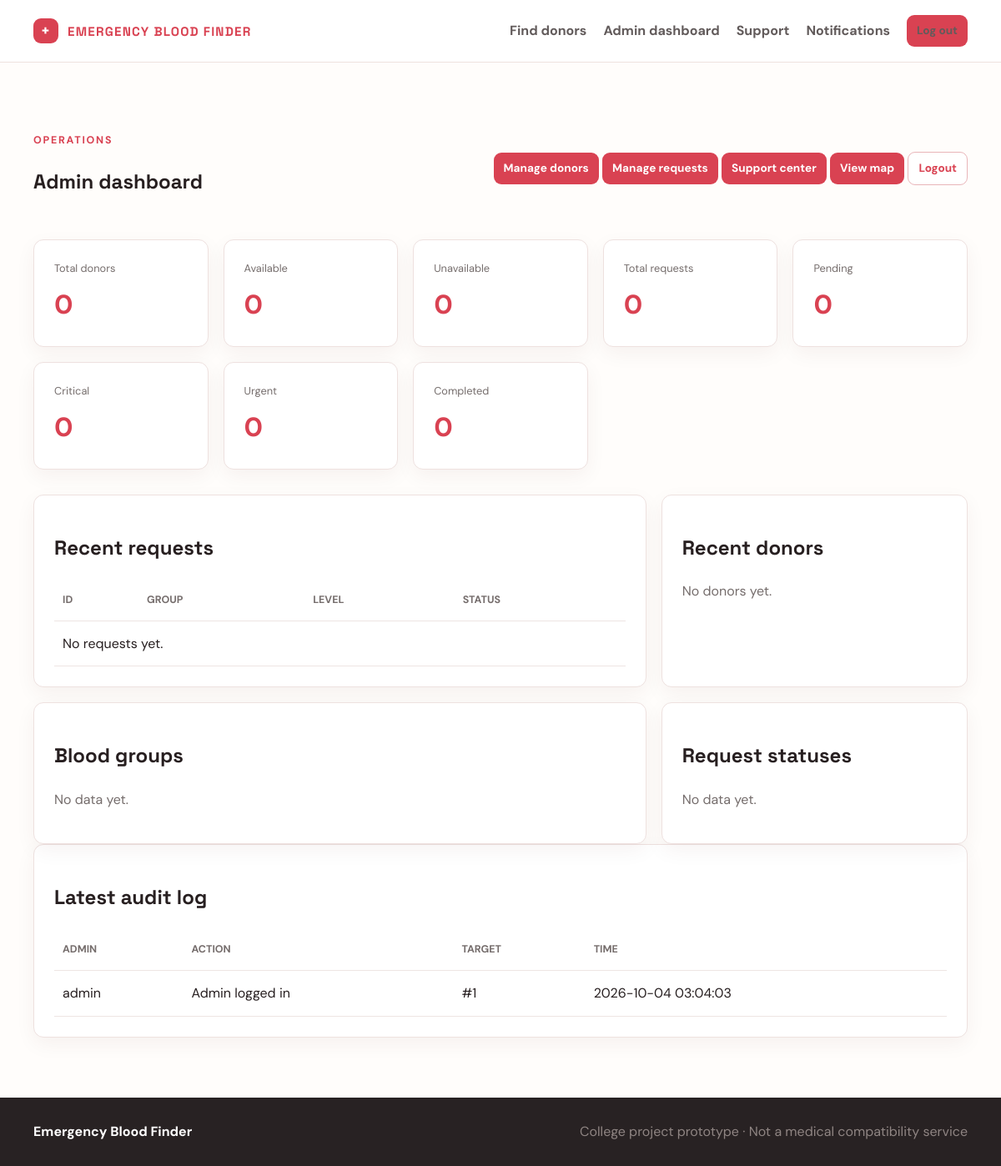
Page /admin (signed in) on the committed database.
### tables this page shows
CREATE TABLE admin_audit_logs (id INTEGER PRIMARY KEY AUTOINCREMENT, admin_id INTEGER NOT NULL, action TEXT NOT NULL, target_user_id INTEGER, details TEXT, created_at TEXT NOT NULL DEFAULT CURRENT_TIMESTAMP, FOREIGN KEY (admin_id) REFERENCES admin(id) ON DELETE CASCADE);

CREATE TABLE admin (id INTEGER PRIMARY KEY AUTOINCREMENT, username TEXT NOT NULL UNIQUE, password_hash TEXT NOT NULL, email TEXT NOT NULL);

### app.py (the view)
@app.get("/admin")
@admin_required
def admin_dashboard():
    connection = get_db_connection()
    refresh_expired(connection)
    stats = {
        "donors": connection.execute("SELECT COUNT(*) FROM users").fetchone()[0],
        "available": connection.execute("SELECT COUNT(*) FROM users WHERE available=1").fetchone()[0],
        "unavailable": connection.execute("SELECT COUNT(*) FROM users WHERE available=0").fetchone()[0],
        "requests": connection.execute("SELECT COUNT(*) FROM requests").fetchone()[0],
        "pending": connection.execute("SELECT COUNT(*) FROM requests WHERE status NOT IN ('Request Closed','Request Expired')").fetchone()[0],
        "critical": connection.execute("SELECT COUNT(*) FROM requests WHERE emergency='Critical' AND status NOT IN ('Request Closed','Request Expired')").fetchone()[0],
        "urgent": connection.execute("SELECT COUNT(*) FROM requests WHERE emergency='Urgent' AND status NOT IN ('Request Closed','Request Expired')").fetchone()[0],
        "completed": connection.execute("SELECT COUNT(*) FROM requests WHERE status='Request Closed'").fetchone()[0],
    }
    recent = connection.execute("SELECT * FROM requests ORDER BY created_at DESC LIMIT 8").fetchall()
    recent_donors = connection.execute("SELECT name, blood_group, city, created_at FROM users ORDER BY created_at DESC LIMIT 5").fetchall()
    blood_stats = connection.execute("SELECT blood_group, COUNT(*) AS total FROM users GROUP BY blood_group ORDER BY total DESC").fetchall()
    status_stats = connection.execute("SELECT status, COUNT(*) AS total FROM requests GROUP BY status ORDER BY total DESC").fetchall()
    audit_logs = connection.execute(
        "SELECT a.id, a.action, a.target_user_id, a.details, a.created_at, admin.username FROM admin_audit_logs a JOIN admin ON admin.id = a.admin_id ORDER BY a.created_at DESC LIMIT 8"
    ).fetchall()
    connection.commit()
    connection.close()
    return render_template("admin.html", stats=stats, requests=recent, recent_donors=recent_donors, blood_stats=blood_stats, status_stats=status_stats, audit_logs=audit_logs)

### app.py (called while the page is built, shortened)
def admin_required(view):
    @wraps(view)
    def wrapped(*args, **kwargs):
        if not session.get("admin_id"):
            flash("Administrator access is required.", "error")
            return redirect(url_for("admin_login"))
        return view(*args, **kwargs)
    return wrapped

@app.context_processor
def inject_globals():
    connection = get_db_connection()
    try:
        unread = connection.execute("SELECT COUNT(*) FROM notifications WHERE user_id = ? AND is_read = 0", (session.get("user_id", 0),)).fetchone()[0]
    finally:
        connection.close()
    return {"blood_groups": BLOOD_GROUPS, "emergency_levels": EMERGENCY_LEVELS, "statuses": STATUSES, "unread_count": unread}

def refresh_expired(connection):
    rows = connection.execute(
        "SELECT id, user_id, expiry_at FROM requests WHERE status NOT IN ('Request Closed', 'Request Expired')"
    ).fetchall()
    now = datetime.now().astimezone().replace(tzinfo=None)

### database.py (called while the page is built)
def get_db_connection():
    connection = sqlite3.connect(DATABASE_PATH)
    connection.row_factory = sqlite3.Row
    connection.execute("PRAGMA foreign_keys = ON")
    return connection

### templates/admin.html
{% extends 'base.html' %}{% block title %}Admin dashboard | Emergency Blood Finder{% endblock %}{% block content %}<section class="page-wrap"><div class="page-heading"><div><p class="eyebrow">Operations</p><h1>Admin dashboard</h1></div><div><a class="button button-small" href="{{ url_for('manage_donors') }}">Manage donors</a> <a class="button button-small" href="{{ url_for('manage_requests') }}">Manage requests</a> <a class="button button-small" href="{{ url_for('admin_support') }}">Support center</a> <a class="button button-small" href="{{ url_for('donor_map') }}">View map</a> <a class="button button-small button-secondary" href="{{ url_for('admin_logout') }}">Logout</a></div></div><div class="stats-grid">{% for label, value in [('Total donors',stats.donors),('Available',stats.available),('Unavailable',stats.unavailable),('Total requests',stats.requests),('Pending',stats.pending),('Critical',stats.critical),('Urgent',stats.urgent),('Completed',stats.completed)] %}<div class="panel stat"><span>{{ label }}</span><strong>{{ value }}</strong></div>{% endfor %}</div><div class="admin-columns"><div class="panel"><h2>Recent requests</h2><div class="table-wrap"><table><thead><tr><th>ID</th><th>Group</th><th>Level</th><th>Status</th></tr></thead><tbody>{% for item in requests %}<tr><td>#{{ item['id'] }}</td><td>{{ item['blood_group'] }} · {{ item['city'] }}</td><td><span class="badge {{ item['emergency']|lower }}">{{ item['emergency'] }}</span></td><td>{{ item['status'] }}</td></tr>{% else %}<tr><td colspan="4">No requests yet.</td></tr>{% endfor %}</tbody></table></div></div><div class="panel"><h2>Recent donors</h2>{% for donor in recent_donors %}<p><strong>{{ donor['name'] }}</strong><br><span class="muted">{{ donor['blood_group'] }} · {{ donor['city'] }}</span></p>{% else %}<p class="muted">No donors yet.</p>{% endfor %}</div></div><div class="admin-columns"><div class="panel"><h2>Blood groups</h2>{% for item in blood_stats %}<p class="stat-row"><span>{{ item['blood_group'] }}</span><strong>{{ item['total'] }}</strong></p>{% else %}<p class="muted">No data yet.</p>{% endfor %}</div><div class="panel"><h2>Request statuses</h2>{% for item in status_stats %}<p class="stat-row"><span>{{ item['status'] }}</span><strong>{{ item['total'] }}</strong></p>{% else %}<p class="muted">No data yet.</p>{% endfor %}</div></div><div class="panel"><h2>Latest audit log</h2><div class="table-wrap"><table><thead><tr><th>Admin</th><th>Action</th><th>Target</th><th>Time</th></tr></thead><tbody>{% for log in audit_logs %}<tr><td>{{ log['username'] }}</td><td>{{ log['action'] }}</td><td>{% if log['target_user_id'] %}#{{ log['target_user_id'] }}{% else %}—{% endif %}</td><td>{{ log['created_at'] }}</td></tr>{% else %}<tr><td colspan="4">No admin actions recorded yet.</td></tr>{% endfor %}</tbody></table></div></div></section>{% endblock %}

### templates/base.html (shortened to what this page needs)
<!doctype html>
<html lang="en"><head><link rel="stylesheet" href="{{ url_for('static', filename='style.css') }}"></head><body>
<nav class="navbar"><div class="container nav-inner"><a class="brand" href="{{ url_for('home') }}"><span class="brand-mark">+</span> EMERGENCY BLOOD FINDER</a><div class="nav-links"><a href="{{ url_for('find_donor') }}">Find donors</a>{% if session.get('user_id') %}<a href="{{ url_for('quick_match') }}">Quick Match</a><a href="{{ url_for('dashboard') }}">Dashboard</a><a href="{{ url_for('support_tickets') }}">Support</a><a href="{{ url_for('notifications') }}">Alerts{% if unread_count %} <b class="count">{{ unread_count }}</b>{% endif %}</a><a class="button button-small" href="{{ url_for('logout') }}">Log out</a>{% elif session.get('admin_id') %}<a href="{{ url_for('admin_dashboard') }}">Admin dashboard</a><a href="{{ url_for('admin_support') }}">Support</a><a href="{{ url_for('admin_notifications') }}">Notifications</a><a class="button button-small" href="{{ url_for('admin_logout') }}">Log out</a>{% else %}<a href="{{ url_for('login') }}">Log in</a><a href="{{ url_for('admin_login') }}">Admin Login</a><a class="button button-small" href="{{ url_for('register') }}">Join network</a>{% endif %}</div></div></nav>
<main>{% block content %}{% endblock %}</main><footer class="footer"><div class="container"><strong>Emergency Blood Finder</strong><span>College project prototype · Not a medical compatibility service</span></div></footer></body></html>

### static/style.css (style rules this page uses)
:root { --red: #c9283e; --red-dark: #941d31; --red-soft: #fff0f2; --ink: #1e2732; --muted: #6b7580; --line: #eadfe0; --cream: #fffaf8; --white: #ffffff; --shadow: 0 18px 50px rgba(83, 30, 39, 0.1); }
* { box-sizing: border-box; }
body { color: var(--ink); background: var(--cream); font-family: "Manrope", "Segoe UI", sans-serif; line-height: 1.6; }
h1, h2, h3, h4, .brand { font-family: "Plus Jakarta Sans", "Segoe UI", sans-serif; font-weight: 800; letter-spacing: -0.03em; }
a { color: inherit; text-decoration: none; }
.navbar { background: rgba(255, 255, 255, 0.96); border-bottom: 1px solid var(--line); padding: 1rem 0; }
.brand { color: var(--red); font-size: 1.12rem; letter-spacing: 0.08em; }
.brand-mark { display: inline-grid; place-items: center; width: 34px; height: 34px; margin-right: .55rem; color: #fff; background: var(--red); border-radius: 12px 12px 12px 4px; font-size: 1.15rem; }
.eyebrow { color: var(--red); font-size: .77rem; font-weight: 900; letter-spacing: .15em; text-transform: uppercase; }
.section-heading p, .muted { color: var(--muted); }
.footer { padding: 44px 0; color: #cfd5d9; background: #20262d; }
:root { --paper: #fffdfb; --deep: #271f20; --coral: #d94252; --gold: #f5b544; }
body { margin: 0; background: var(--paper); color: var(--deep); font-family: "DM Sans", sans-serif; }
h1, h2, h3 { font-family: "Space Grotesk", sans-serif; letter-spacing: 0; }
.container { width: min(1120px, calc(100% - 40px)); margin: auto; }
.navbar { padding: 18px 0; background: #fff; border-bottom: 1px solid #eee1df; }
.nav-inner, .nav-links, .page-heading, .accent-band .container, .footer .container { display: flex; align-items: center; justify-content: space-between; gap: 20px; }
.nav-links { justify-content: flex-end; flex-wrap: wrap; }
.nav-links a { color: #625b5b; font-weight: 700; }
.brand { color: var(--coral); font-family: "Space Grotesk"; font-weight: 700; font-size: .95rem; }
.brand-mark { display: inline-grid; place-items: center; width: 30px; height: 30px; margin-right: 6px; color: #fff; background: var(--coral); border-radius: 9px; }
.button { display: inline-block; border: 0; border-radius: 9px; padding: 12px 18px; color: #fff; background: var(--coral); font: inherit; font-weight: 700; cursor: pointer; }
.button-small { padding: 8px 12px; font-size: .85rem; }
.page-wrap { width: min(1120px, calc(100% - 40px)); margin: 0 auto; padding: 72px 0; }
.eyebrow { color: var(--coral); font-size: .78rem; font-weight: 700; letter-spacing: .14em; text-transform: uppercase; }
.muted { color: #756d6c; }
.panel { padding: 24px; background: #fff; border: 1px solid #eee1df; border-radius: 12px; box-shadow: 0 8px 25px rgba(74, 29, 29, .05); }
.feature-grid, .dashboard-grid, .donor-grid, .stats-grid { display: grid; gap: 18px; grid-template-columns: repeat(3, 1fr); }
.stats-grid { grid-template-columns: repeat(5, 1fr); margin: 30px 0; }
.table-wrap { overflow-x: auto; }
table { width: 100%; border-collapse: collapse; }
th, td { padding: 14px 10px; border-bottom: 1px solid #eee5e3; text-align: left; white-space: nowrap; }
th { color: #756d6c; font-size: .78rem; text-transform: uppercase; }
.stat span { display: block; color: #756d6c; font-size: .8rem; }
.stat strong { display: block; margin-top: 7px; color: var(--coral); font-size: 2rem; }
.footer { margin-top: auto; padding: 28px 0; color: #8f8583; background: #282223; }
.footer strong { color: #fff; }
.admin-columns { display: grid; grid-template-columns: 2fr 1fr; gap: 18px; margin-top: 18px; }
.button-secondary { color: var(--coral); background: #fff; border: 1px solid #e9b5b9; }

### rows in the picture
admin_audit_logs: username "admin", action "Admin logged in", target_user_id "1", created_at "2026-10-04 03:04:03"

### other values in the picture
{{ label }} "Total donors" "Available" "Unavailable" "Total requests" "Pending" "Critical" "Urgent" "Completed"
{{ value }} "0" "0" "0" "0" "0" "0" "0" "0"
